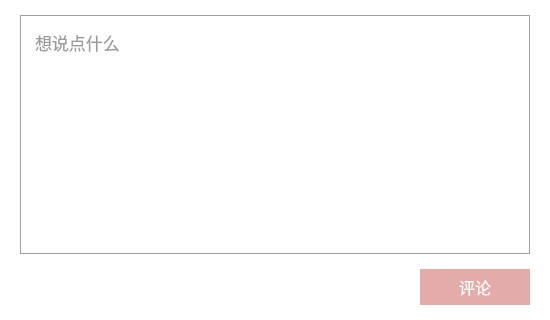
<?xml version="1.0" encoding="UTF-8"?>
<ui version="4.0">
 <class>CommentDialog</class>
 <widget class="QDialog" name="CommentDialog">
  <property name="geometry">
   <rect>
    <x>0</x>
    <y>0</y>
    <width>550</width>
    <height>320</height>
   </rect>
  </property>
  <property name="minimumSize">
   <size>
    <width>550</width>
    <height>320</height>
   </size>
  </property>
  <property name="maximumSize">
   <size>
    <width>550</width>
    <height>320</height>
   </size>
  </property>
  <property name="windowTitle">
   <string>评论</string>
  </property>
  <property name="styleSheet">
   <string notr="true">background-color: #FFFFFF;</string>
  </property>
  <layout class="QVBoxLayout" name="verticalLayout">
   <property name="spacing">
    <number>15</number>
   </property>
   <property name="leftMargin">
    <number>20</number>
   </property>
   <property name="topMargin">
    <number>15</number>
   </property>
   <property name="rightMargin">
    <number>20</number>
   </property>
   <property name="bottomMargin">
    <number>15</number>
   </property>
   <item>
    <widget class="QTextEdit" name="comment">
     <property name="font">
      <font>
       <family>Microsoft YaHei</family>
       <pointsize>13</pointsize>
      </font>
     </property>
     <property name="styleSheet">
      <string notr="true">background-color: #FFFFFF;
color: #333333;
border: 1px solid #A0A0A0;
padding:10px;</string>
     </property>
     <property name="placeholderText">
      <string>想说点什么</string>
     </property>
    </widget>
   </item>
   <item>
    <layout class="QHBoxLayout" name="horizontalLayout">
     <item>
      <spacer name="horizontalSpacer">
       <property name="orientation">
        <enum>Qt::Horizontal</enum>
       </property>
       <property name="sizeHint" stdset="0">
        <size>
         <width>40</width>
         <height>20</height>
        </size>
       </property>
      </spacer>
     </item>
     <item>
      <widget class="QPushButton" name="commenButton">
       <property name="enabled">
        <bool>false</bool>
       </property>
       <property name="minimumSize">
        <size>
         <width>110</width>
         <height>36</height>
        </size>
       </property>
       <property name="maximumSize">
        <size>
         <width>110</width>
         <height>36</height>
        </size>
       </property>
       <property name="font">
        <font>
         <family>Microsoft YaHei</family>
         <pointsize>12</pointsize>
        </font>
       </property>
       <property name="styleSheet">
        <string notr="true">QPushButton
{
background-color: #BC2F2D;
color: #FFFFFF;
border:none;
}

QPushButton:!enabled
{
background-color: #E4ABAB;
}

QPushButton:pressed
{
background-color: #C85856;
}</string>
       </property>
       <property name="text">
        <string>评论</string>
       </property>
      </widget>
     </item>
    </layout>
   </item>
  </layout>
 </widget>
 <resources/>
 <connections/>
</ui>
